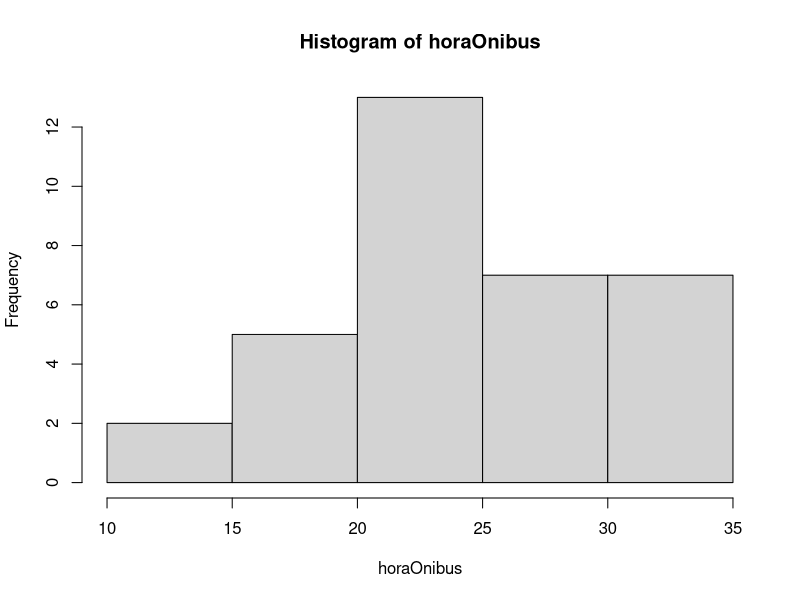

This chart was generated by the following R code:
horaOnibus <- c(30,34,27,28,27,33,22,30,34,33,32,21,20,32,34,22,17,25,23,23,25,30,22,22,21,20,21,19,19,23,11,27,15,24)
sort(horaOnibus)

tamanho <- length(horaOnibus)
tamanho

valorMinimo <- min(horaOnibus)
valorMinimo

valorMaximo <- max(horaOnibus)
valorMaximo

media <- mean(horaOnibus)
media

mediana <- median(horaOnibus)
mediana

moda <- names(which.max(table(horaOnibus)))
moda

hist(horaOnibus)
